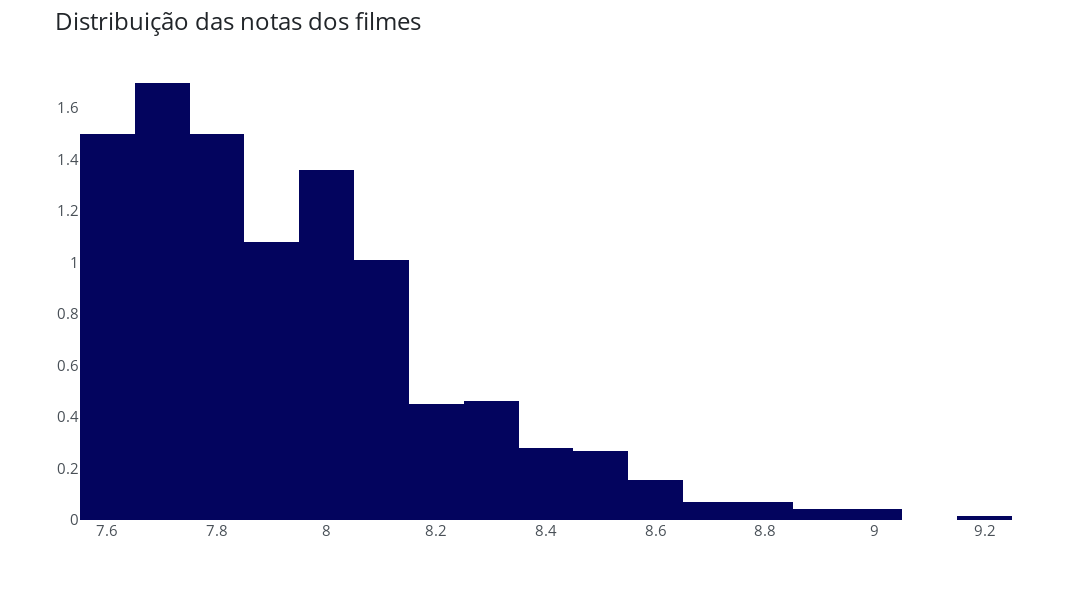

The cell this chart's notebook holds for it:
### Markdown cell above
Podemos observar que de 1930 a 1970 o tempo de duração dos filmes era muito aleatório e variava de um range de 87 min até 180 min. A partir de 1970 podemos observar uma dimunição do range de duração dos filmes, com uma média de 123 min de duração.

### Code cell
fig = px.histogram(df, x='IMDB_Rating', histnorm='probability density', nbins=30, color_discrete_sequence=[AZUL1])
#fig = px.histogram(df, x='Released_Year', histfunc='sum', nbins=30, text_auto=True, color_discrete_sequence=[AZUL1])
#fig.update_traces(selector=dict(type='histogram'))

fig.update_layout(width=1300, height=600, font_size=15, font_color=CINZA2, title_font_color=CINZA1, title_font_size=24, 
                  title_text='Distribuição das notas dos filmes',
                  xaxis_title='', yaxis_title='', plot_bgcolor='white')

fig.update_traces( hovertemplate = '<b>Rating:</b> %{x} <br> <b>Distribuição de probabilidade:</b> %{y}')


fig.show()

### Figure 1 — Plotly figure (JSON) as saved in the notebook; plotly's stock layout.template omitted (floating-point values rounded to 4 significant figures; data arrays with more than 128 entries replaced by an {"elided": "..."} marker saying what was removed)
{"data": [{"alignmentgroup": "True", "bingroup": "x", "histnorm": "probability density", "hovertemplate": "<b>Rating:</b> %{x} <br> <b>Distribuição de probabilidade:</b> %{y}", "legendgroup": "", "marker": {"color": "#03045e", "pattern": {"shape": ""}}, "name": "", "nbinsx": 30, "offsetgroup": "", "orientation": "v", "showlegend": false, "type": "histogram", "x": {"elided": "713 float values"}, "xaxis": "x", "yaxis": "y"}], "layout": {"barmode": "relative", "font": {"color": "#495057", "size": 15}, "height": 600, "legend": {"tracegroupgap": 0}, "margin": {"t": 60}, "plot_bgcolor": "white", "title": {"font": {"color": "#212529", "size": 24}, "text": "Distribuição das notas dos filmes"}, "width": 1300, "xaxis": {"anchor": "y", "domain": [0, 1], "title": {"text": ""}}, "yaxis": {"anchor": "x", "domain": [0, 1], "title": {"text": ""}}}}
